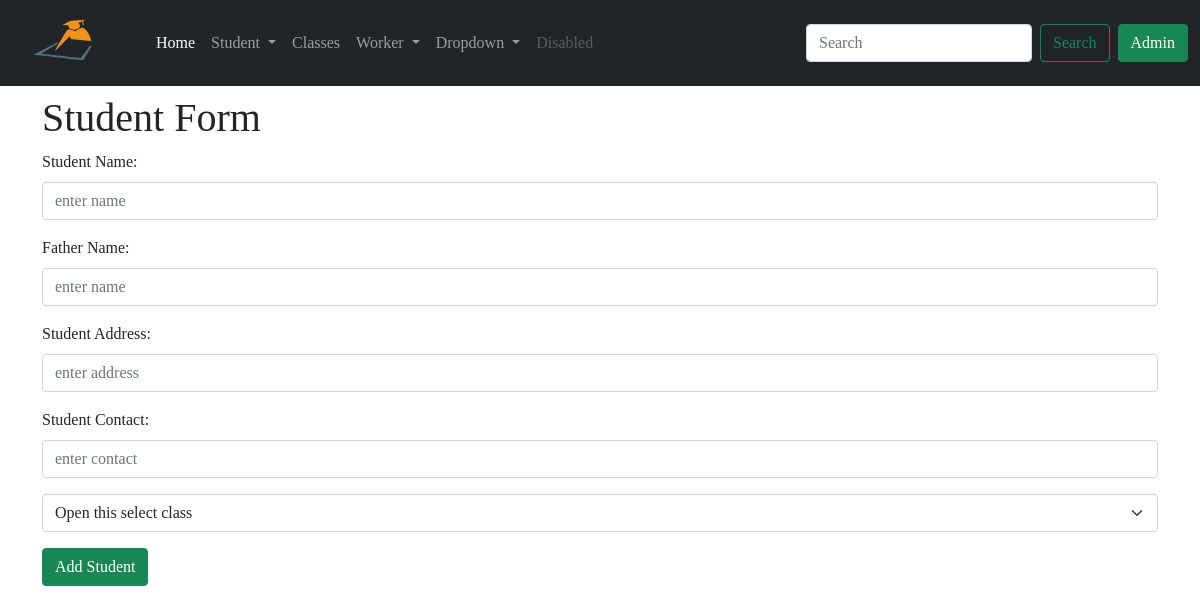
/update_student/2, run on an earlier commit of the app's database.
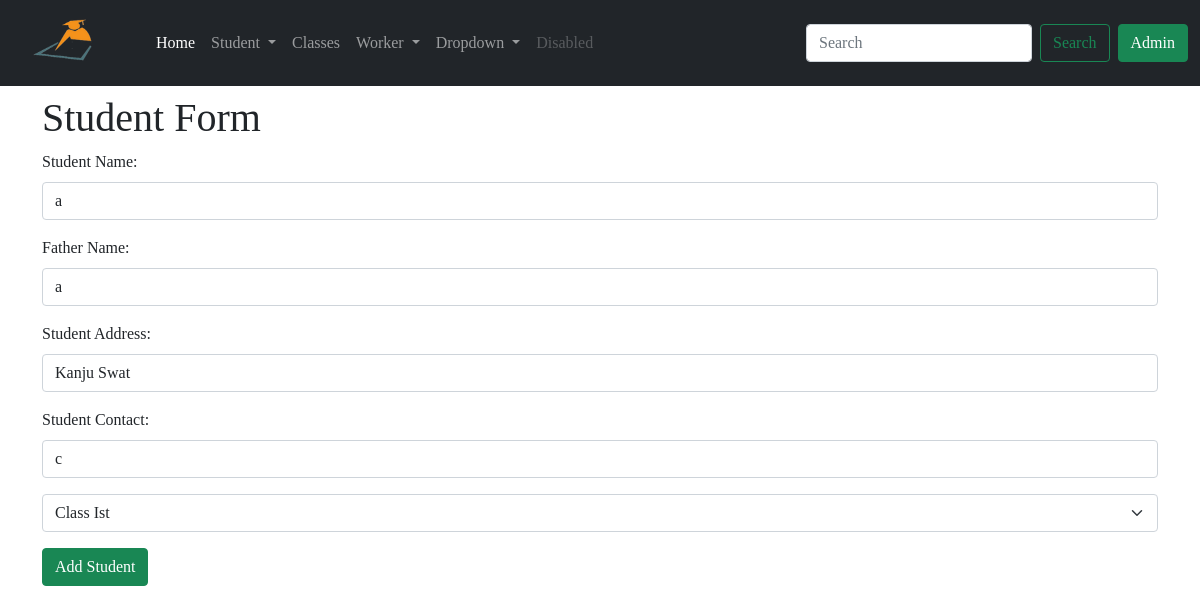
And on a later commit of the database.
### app/models.py (models this page shows, shortened)
class Student(db.Model):
    id = db.Column(db.Integer, primary_key=True)
    std_name = db.Column(db.String(64), index=True)
    f_name = db.Column(db.String(64), index=True)
    std_address = db.Column(db.String(128), index=True)
    std_contact = db.Column(db.String(64), index=True)
    join_date = db.Column(db.DateTime, default=datetime.utcnow())
    std_class = db.Column(db.Integer, db.ForeignKey('class.id'))
    admin_id = db.Column(db.Integer, db.ForeignKey('admin.id'))

### app/routes.py (the view, shortened to what this page needs)
@app.route('/update_student/<id>', methods=['POST', 'GET'])
def update_student(id):
    classes = Class.query.all()
    student = Student.query.filter_by(id=id).first()
    return render_template('add_student.html', title='Update Student', student=student, classes=classes)

### app/models.py (called while the page is built)
    def __repr__(self):
        return 'Class {}'.format(self.cls_name)

### app/templates/add_student.html
{% extends 'base.html' %}
{% block content %}
<div class="container mt-2">
<h1>Student Form</h1>
<form method="POST">
    <div class="mb-3">
      <label for="Inputname" class="form-label">Student Name:</label>
      <input type="text" class="form-control" name="std_name" value="{{student.std_name}}" id="Inputname" placeholder="enter name" required>
    </div>
    <div class="mb-3">
        <label for="Inputname" class="form-label">Father Name:</label>
        <input type="text" class="form-control" name="f_name" value="{{student.f_name}}" id="Inputname" placeholder="enter name" required>
    </div>
    <div class="mb-3">
        <label for="Inputaddress" class="form-label">Student Address:</label>
        <input type="text" class="form-control" name="std_address" value="{{student.std_address}}" id="Inputaddress" placeholder="enter address" required>
    </div>
    <div class="mb-3">
        <label for="Inputcontact" class="form-label">Student Contact:</label>
        <input type="tel" class="form-control" name="std_contact" value="{{student.std_contact}}" id="Inputcontact" placeholder="enter contact" required>
    </div>
    <div class="mb-3">
        <select class="form-select" name="stdclass"  aria-label="Default select example">
            <option selected>Open this select class</option>
            {% for class in classes %}
            {% if student %}
            <option selected value="{{ class.id }}">{{ class }}</option>
            {% else %}
            <option value="{{ class.id }}">{{ class }}</option>
            {% endif %}
            {% endfor %}
          </select>
    </div>
    <button type="submit" class="btn btn-success">Add Student</button>
  </form>
</div>
{% endblock %}

What changed in the data, as far as the page shows it:
added Student: std_name "a", f_name "a", std_address "Kanju Swat", std_contact "c"
Also different on the page:
form field stdclass: "Open this select class" → "Class Ist"
